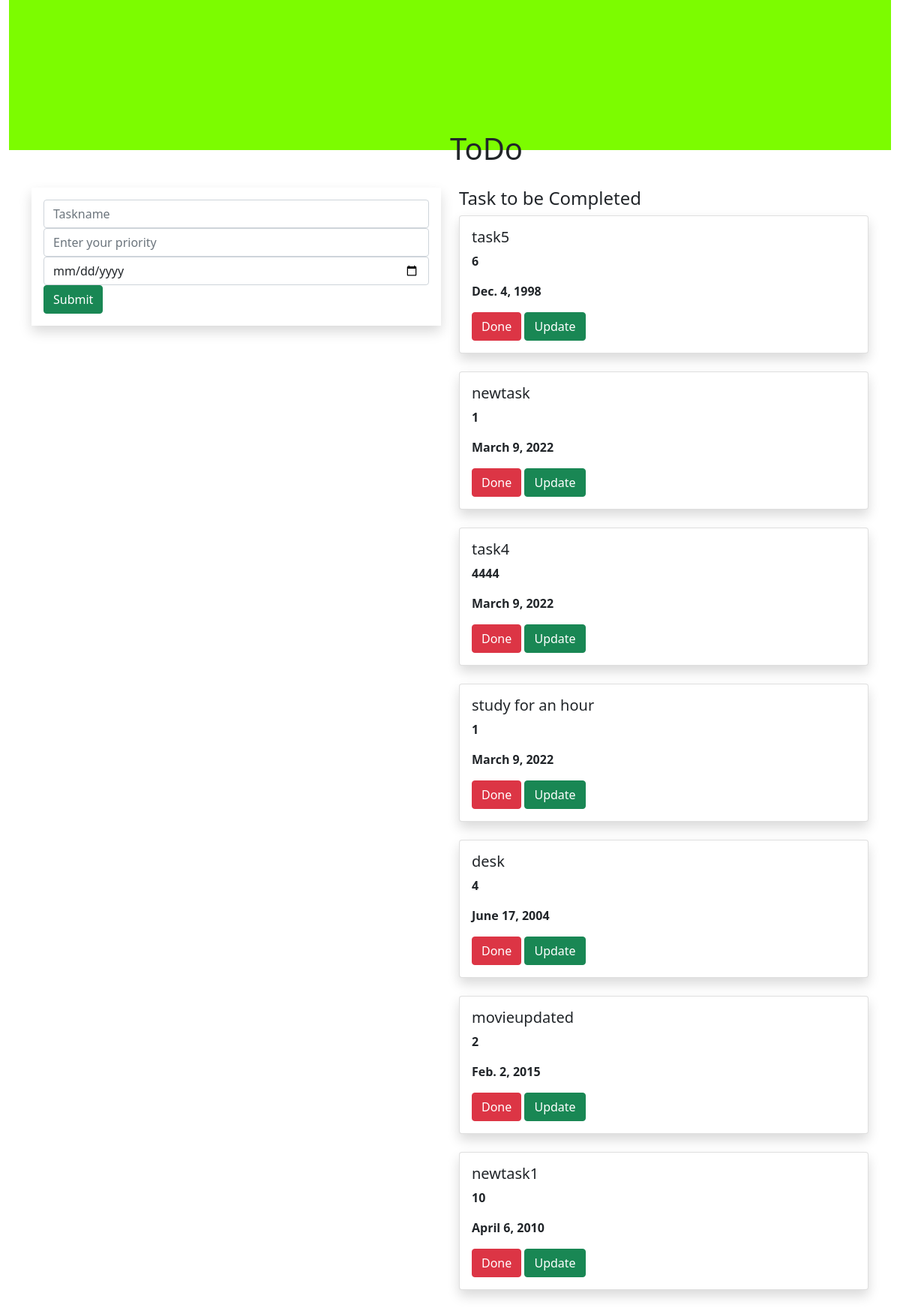
The page / on the database its author committed.
### todo1app/models.py (models this page shows, shortened)
class Tas(models.Model):
    name=models.CharField(max_length=250)
    priority=models.IntegerField()
    date=models.DateField()

### todo1app/views.py (the view)
# urls.py: path('',views.add,name='add'),
def add(request):
      task1=Tas.objects.all()
      if request.method=='POST':
         name=request.POST.get('task','')
         priority=request.POST.get('priority','')
         date=request.POST.get('date','')
         task=Tas(name=name,priority=priority,date=date)
         task.save()
      return render(request,"home.html",{'task1':task1})

### templates/home.html (shortened to what this page needs)
{% extends 'base.html'%}
{% block content %}
<div class="container-fluid">
    <div class="row">
        <div class="col-md-12">
          <div class="banner">
              <div class="banner-text">
                  <h1>ToDo</h1>
              </div>
          </div>
        </div>
    </div>
</div>
<div class="container">
    <div class="row">
        <div class="col-md-6">
        <form method="POST" class="p-3 shadow">
            <div class="form-group">
    <input type="text" class="form-control" name="task" placeholder="Taskname">
</div>
<div class="form-group">
   <input type="text" class="form-control" name="priority" placeholder="Enter your priority">
</div>
       <div class="form-group">
   <input type="date" class="form-control" name="date" placeholder="Enter your date">
    </div>
     <input type="submit" class="btn btn-success">
            </form>
    </div>
     <div class="col-md-6">
         <h4> Task to be Completed</h4>
          {% for i in task1 %}
         <div class="shadow  card">
           <div class="card-body">
               <h5 class="card-title">{{i.name}}</h5>
               <p><b>{{i.priority}}</b></p>
               <p><b>{{i.date}}</b></p>
               <a class="btn btn-danger" href="{% url 'delete' i.id %}">Done</a>
               <a class="btn btn-success" href="{% url 'update' i.id %}">Update</a>
           </div>
         </div>
         <br>
         {% endfor %}
     </div>
</div>
</div>
{% endblock %}

### templates/base.html (shortened to what this page needs)
{% load static %}
<!DOCTYPE html>
<html lang="en">
<head>
</head>
<link href="https://cdn.jsdelivr.net/npm/bootstrap@5.1.3/dist/css/bootstrap.min.css" rel="stylesheet">
<link rel="stylesheet" href="{% static 'style.css'%}">
<body>
{% block content %}
{% endblock %}
</body>
</html>

### static/style.css (style rules this page uses)
.banner { background-color: lawngreen; width :100%; height:200px; margin-bottom:50px; }
.banner-text { top:10%; left:50%; position:absolute; transform:transform; }

### rows shown on the page
Tas: name "task5", priority "6", date "Dec. 4, 1998"
Tas: name "newtask", priority "1", date "March 9, 2022"
Tas: name "task4", priority "4444", date "March 9, 2022"
Tas: name "study for an hour", priority "1", date "March 9, 2022"
Tas: name "desk", priority "4", date "June 17, 2004"
Tas: name "movieupdated", priority "2", date "Feb. 2, 2015"
Tas: name "newtask1", priority "10", date "April 6, 2010"
